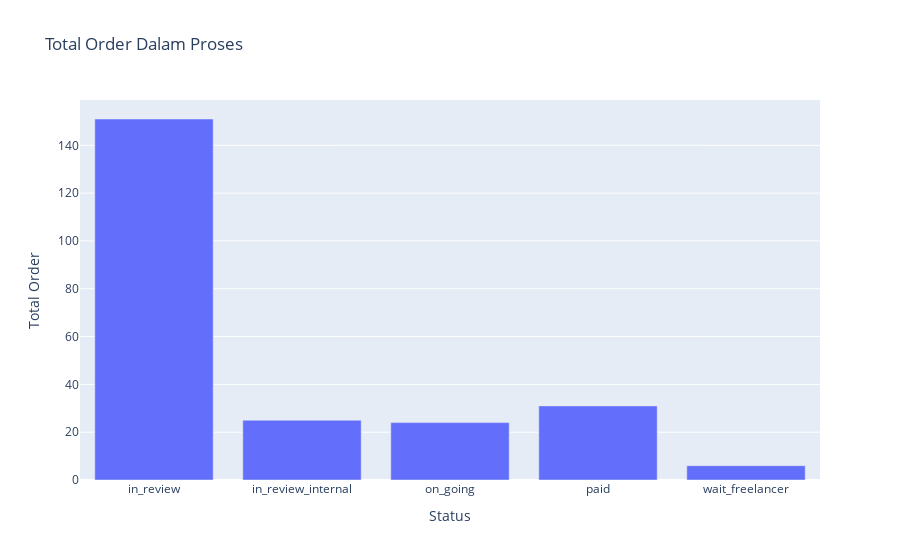

Notebook source saved alongside this figure:
### Code cell
fig = px.bar(total_order_dalam_proses, x="order_status", y="total_order", title="Total Order Dalam Proses")
fig.update_xaxes(title="Status")
fig.update_yaxes(title="Total Order")
fig.show()

### Figure 1 — Plotly figure (JSON) as saved in the notebook; plotly's stock layout.template omitted (floating-point values rounded to 4 significant figures)
{"data": [{"alignmentgroup": "True", "hovertemplate": "order_status=%{x}<br>total_order=%{y}<extra></extra>", "legendgroup": "", "marker": {"color": "#636efa", "pattern": {"shape": ""}}, "name": "", "offsetgroup": "", "orientation": "v", "showlegend": false, "textposition": "auto", "type": "bar", "x": ["in_review", "in_review_internal", "on_going", "paid", "wait_freelancer"], "xaxis": "x", "y": [151, 25, 24, 31, 6], "yaxis": "y"}], "layout": {"barmode": "relative", "legend": {"tracegroupgap": 0}, "title": {"text": "Total Order Dalam Proses"}, "xaxis": {"anchor": "y", "domain": [0, 1], "title": {"text": "Status"}}, "yaxis": {"anchor": "x", "domain": [0, 1], "title": {"text": "Total Order"}}}}
